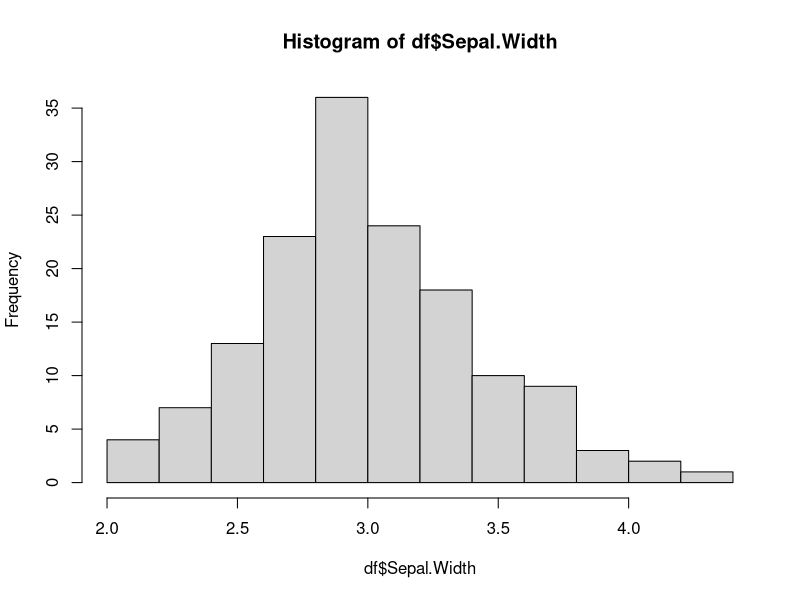
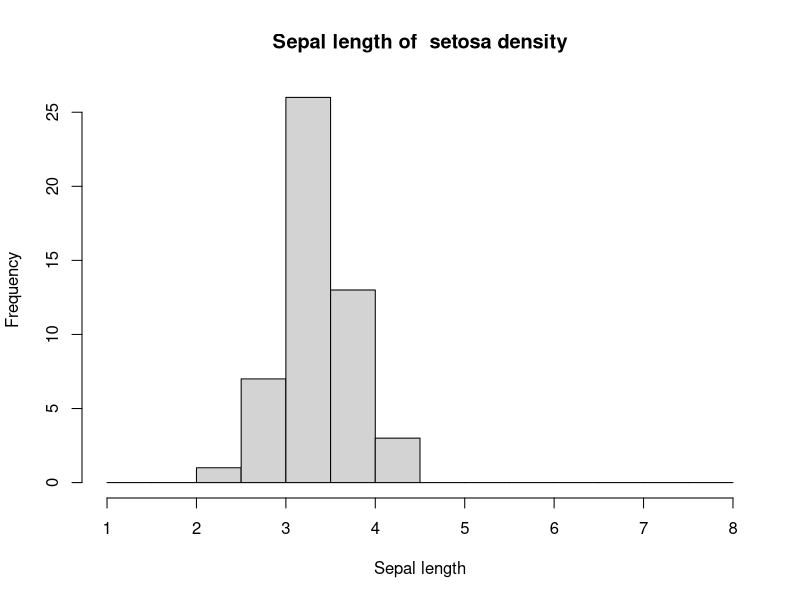
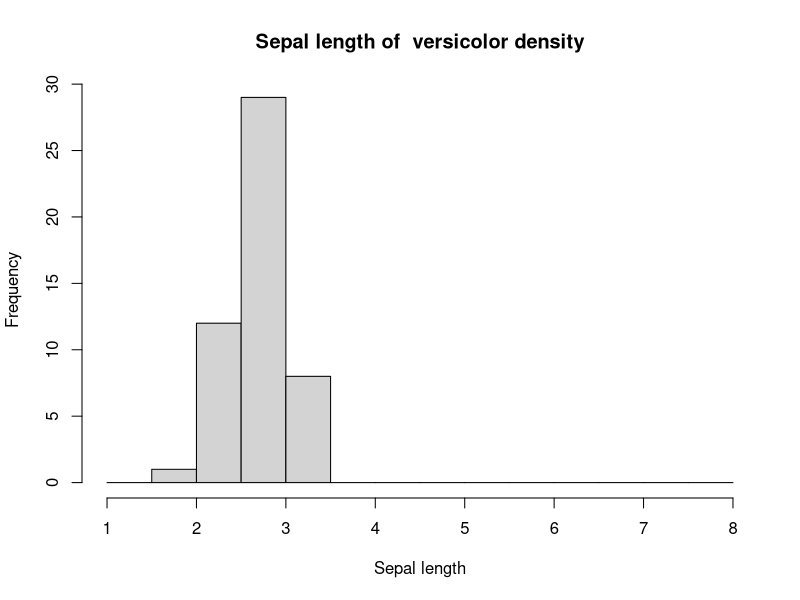
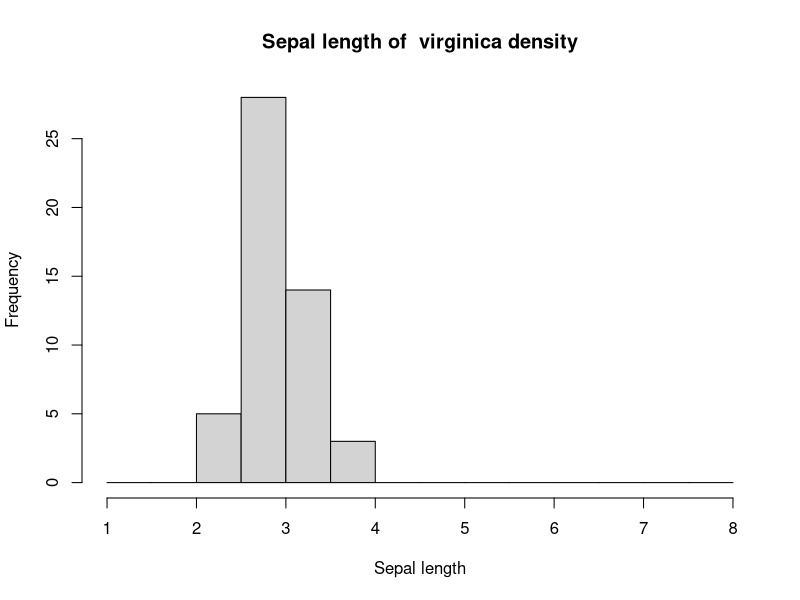
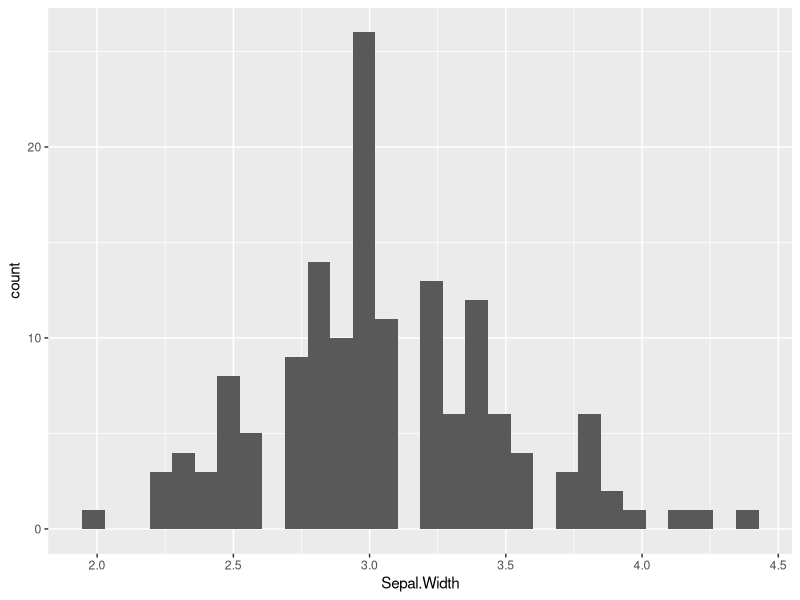
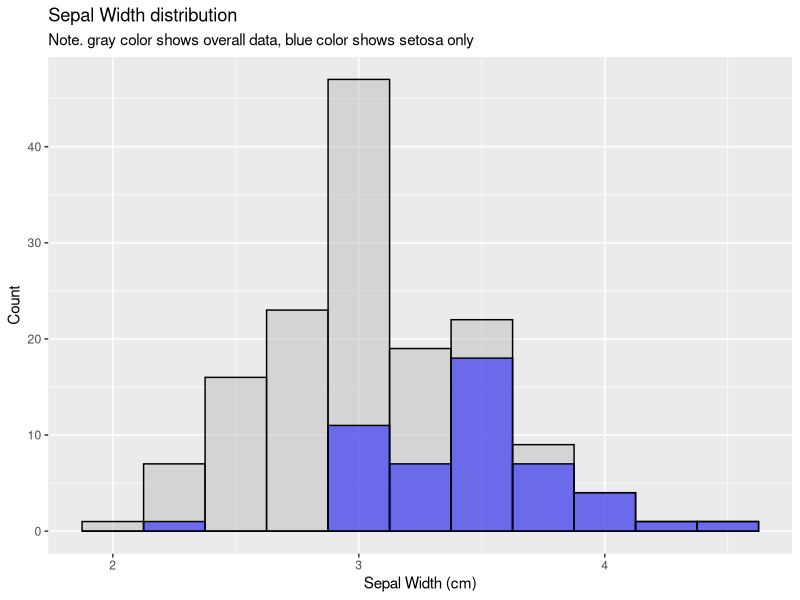
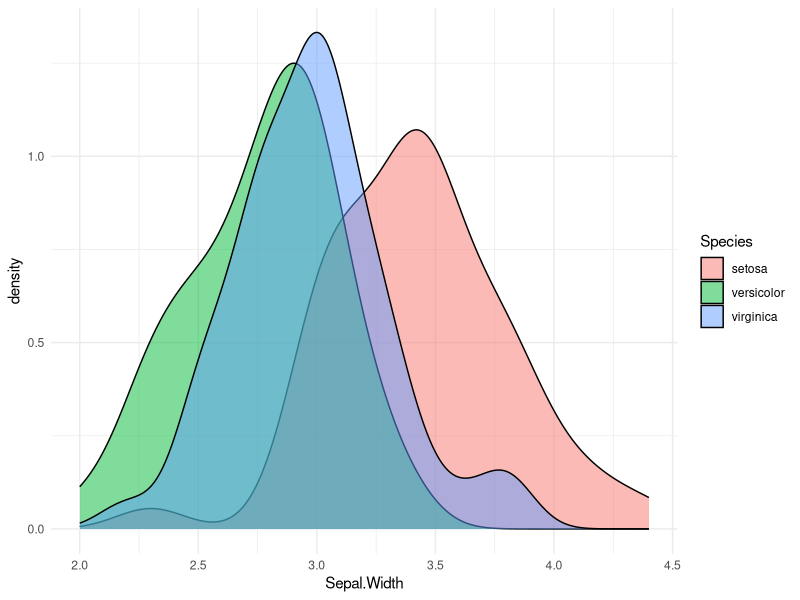
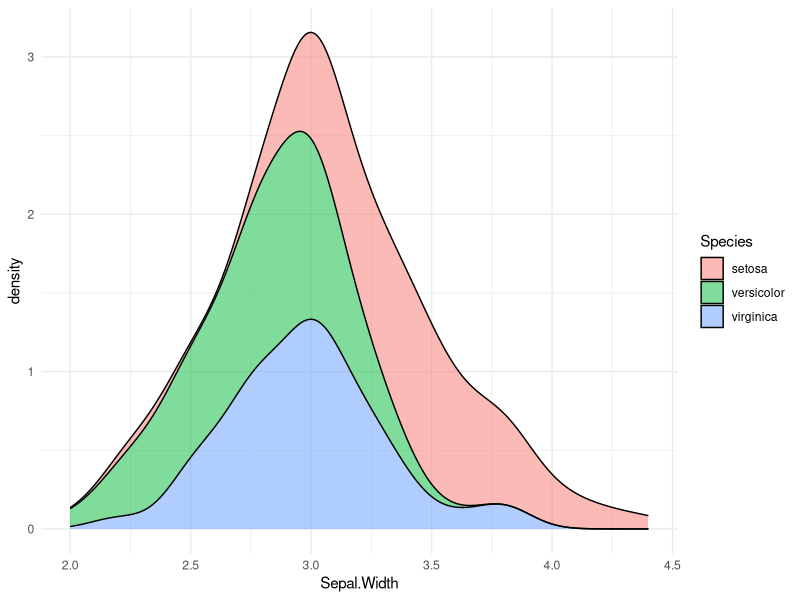

These charts were generated, in order, by the following R code:
## ---- chunk 1
graphics.off()
rm(list = ls())
gc()

## ---- chunk 2
version
## ---- chunk 3
library(tidyverse)

## ---- chunk 4
iris |> head()
## ---- chunk 5
iris |> class()
## ---- chunk 6
df <- iris
## ---- chunk 7
glimpse(df)
## ---- chunk 8
unique(df$Species)
## ---- chunk 9
hist(df$Sepal.Width)
## ---- chunk 10
# Plot historam by Trees
unique_species <- unique(df$Species)

for (species in unique_species) {
  subset_data <- df[df$Species == species, ]
  hist(subset_data$Sepal.Width,
       breaks = seq(1.0, 8.0, 0.5),
       main = paste("Sepal length of ", species, "density"),
       xlab = "Sepal length",
       ylab = "Frequency")
}
## ---- chunk 11
df |> 
  ggplot() + geom_histogram(aes(x = Sepal.Width))
## ---- chunk 12
ggplot(df, aes(x = Sepal.Width)) + 
  geom_histogram(fill = "gray", color = "black", binwidth = 0.25, alpha = 0.5) +
  geom_histogram(data = subset(iris, Species == "setosa"), 
                 aes(x = Sepal.Width), 
                 fill = "blue",color = "black", binwidth = 0.25, alpha = 0.5) +
  labs(title = "Sepal Width distribution", 
       subtitle = "Note. gray color shows overall data, blue color shows setosa only",
       x = "Sepal Width (cm)", y = "Count")

## ---- chunk 13
df |> 
  ggplot() + geom_density(aes(x = Sepal.Width, fill = Species), alpha = 0.5) +
  theme_minimal()
## ---- chunk 14
df |> 
  ggplot() + geom_density(aes(x = Sepal.Width, fill = Species), alpha = 0.5, position = "stack") +
  theme_minimal()
## ---- chunk 15
df |> filter(Species != "virginica") |> 
  ggplot() + geom_density(aes(x = Sepal.Width, fill = Species), alpha = 0.5, position = "stack") +
  theme_minimal()  

## ---- chunk 16
df |> filter(Species == "setosa" | Species =="virginica") |> 
  ggplot() + geom_density(aes(x = Sepal.Width, fill = Species), alpha = 0.5, position = "stack") +
  theme_minimal() 

## ---- chunk 17
df$Group <- "Overall"
setosa_data <- subset(df, Species == "setosa")
setosa_data$Group <- "Setosa"
## ---- chunk 18
combined_data <- rbind(df, setosa_data)
## ---- chunk 19
ggplot(combined_data, aes(x = Sepal.Width, fill = Group)) + 
  geom_density(position = "stack", alpha = 0.5) +
  labs(title = "Sepal Width distribution (Loses marginal densities)", 
       subtitle = "Density plot of sepal width distribution of iris overall distribution and setosa species",
       x = "Sepal Width (cm)", y = "Density", fill = "") +
  scale_fill_manual(values = c("Overall" = "gray", "Setosa" = "blue")) +
  theme_minimal() +
  theme(legend.position = "bottom")
## ---- chunk 20
ggplot(combined_data, aes(x = Sepal.Width, y = after_stat(count), fill = Group)) + 
  geom_density(position = "stack", alpha = 0.5) +
  labs(title = "Sepal Width distribution (Preserves marginal densities)", 
       subtitle = "Density plot of sepal width distribution of iris overall distribution and setosa species",
       x = "Sepal Width (cm)", y = "Density * Number of points", fill = "") +
  scale_fill_manual(values = c("Overall" = "gray", "Setosa" = "blue")) +
  theme_minimal() +
  theme(legend.position = "bottom")
## ---- chunk 21
ggsave("nb_011.png")
